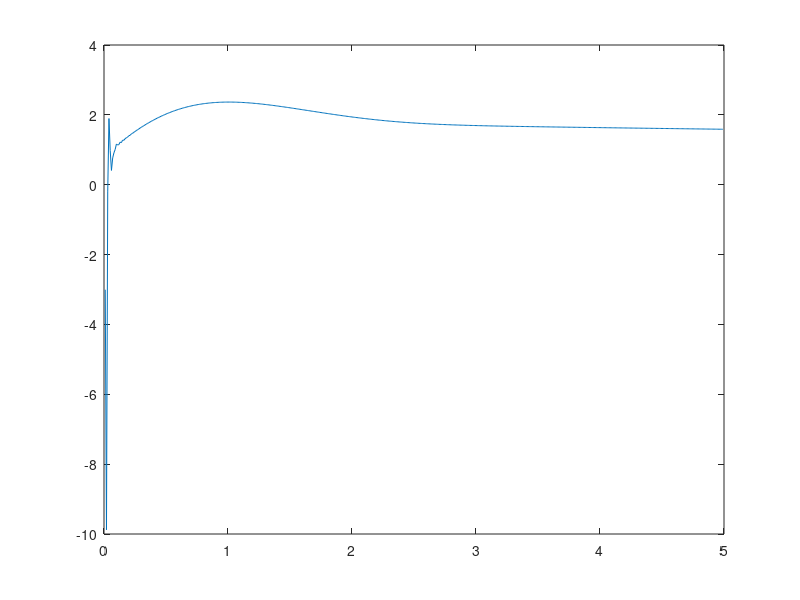

Write the MATLAB code that produced this figure.
function sinal
clear all
close all
clc

%pkg load signal;
desloc=load('coefficient.dat','-ascii'); 

[npontos, tam2] = size(desloc);

   
k =1;

  ttrans=3;       
%fprintf ('Intervalo de tempo da resposta =');
%dint = input ('Intervalo de tempo da resposta =');
dint=.01;
icont    = 0;
deltat   = 0;
ds       = 0;

coef =4;                                      
%desloc(:,coef)=desloc(:,coef)*k;
for i=1:npontos;
    deltata = deltat;
    dxa = desloc(i,coef);
    deltat=desloc(i,1);
    while (icont*dint + dint) < deltat
        if deltat == (icont + 1)*dint
            icont = icont + 1;
            saida=[icont*dint desloc(i,coef)];
            bfil(icont,1)=saida(1,1);
            bfil(icont,2)=saida(1,2);
        else
            if deltat > (icont + 1)*dint
                icont = icont + 1;
                dix = (dint*icont - deltata)*...
                    (desloc(i,coef) - dxa)/(deltat - deltata)+ dxa;
                saida= [icont*dint dix];
                bfil(icont,1)=saida(1,1);
                bfil(icont,2)=saida(1,2);

            end
        end
    end

end
t=bfil(:,1);
b=bfil(:,2);
plot(t,b); 
  ans=size(bfil);
  np=ans(1);
  icont=0;
                             
  for i=1:np;
      if bfil(i,1) <= ttrans;
          icont=icont+1;
      end
  end
  bfil2(:,1)=bfil(icont:np,1)-ttrans;
  media=mean(bfil(icont:np,2));
  bfil2(:,2)=bfil(icont:np,2)-media;
  media=media*k
    n=length(bfil2(:,2));
  rms=norm(bfil2(:,2))*k/sqrt(n)

 % save p1.dat bfil2 -ascii

%Figure(1);
Fs=1/dint;

t=bfil2(:,1);

xx=bfil2(:,2);


%Figure(2);
% i=682*2*2;
% window=i;
% figure
% [Pxx,f] =pwelch(xx,window,.5,[],Fs,'onesided');
% 
% plot(f,Pxx)
%  espec=[f Pxx];
%  save cl.esp espec -ascii
%  amp=max(Pxx)*1.2;  
%  axis([0 1 0 amp]);

